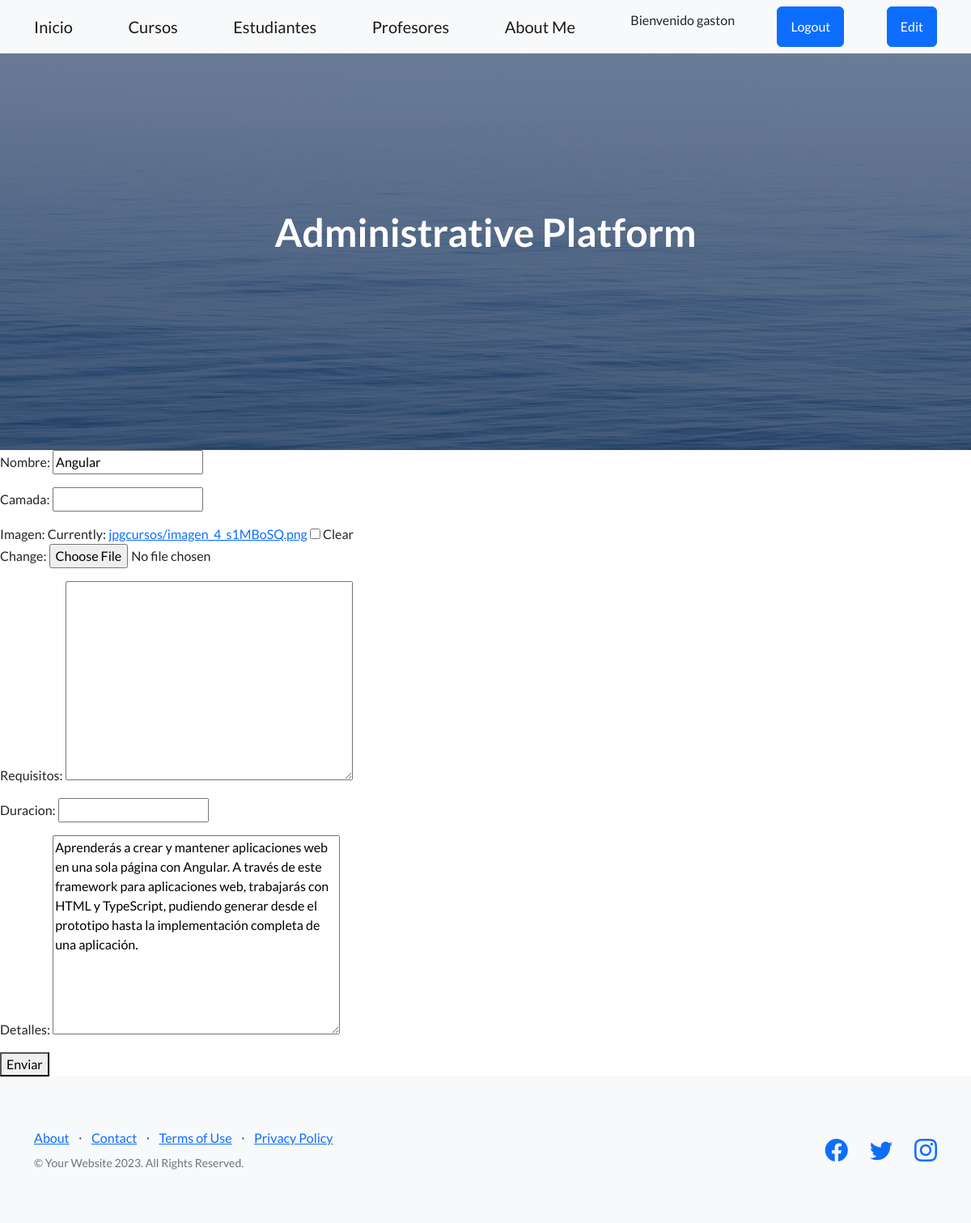
/app-coder/actualiza-curso/20 (signed in), run on the app's committed database.
### AppCoder/models.py (models this page shows, shortened)
class Curso(models.Model):
    nombre = models.CharField(max_length=50)
    camada = models.IntegerField(blank=True, null=True)
    imagen = models.ImageField(upload_to="jpgcursos/", blank=True, null=True)
    requisitos = models.TextField(blank=True, null=True)
    duracion = models.CharField(max_length=50, blank=True, null=True)
    detalles = models.TextField(blank=True, null=True)
    class Meta():
        ordering = ("nombre", "camada")

### AppCoder/views.py (the view)
# urls.py: path('actualiza-curso/<pk>', CursoUpdate.as_view(), name = "ActualizaCursos"),
@method_decorator(staff_member_required, name='dispatch')
class CursoUpdate(UpdateView):
    model = Curso
    template_name = "curso_update.html"
    fields = ("__all__")
    success_url = '/app-coder/inicio'

### AppCoder/templates/curso_update.html
{% extends 'padre.html' %}
{% block contenidoQueCambia %}
    <form action="{% url 'ActualizaCursos' curso.id %}" enctype="multipart/form-data" method="post"> {% csrf_token %}
        {{form.as_p}}
        <button type="submit">Enviar</button>
    </form>
{% endblock contenidoQueCambia %}

### AppCoder/templates/navbar.html (shortened to what this page needs)
<nav class="navbar navbar-light bg-light static-top">
    <div class="container">
        <a class="navbar-brand" href="{% url 'Inicio'%}">Inicio</a>
        <a class="navbar-brand" href="{% url 'ListadoDeCursos' %}">Cursos</a>
        <a class="navbar-brand" href="{% url 'EstudianteFormulario'%}">Estudiantes</a>
        <a class="navbar-brand" href="{% url 'ProfesorFormulario'%}">Profesores</a>
        <a class="navbar-brand" href="{% url 'AboutMe'%}">About Me</a>
        {% if user.is_authenticated %}
            <p>Bienvenido {{user.username}} </p>
            <a class="btn btn-primary" href="{% url 'Logout'%}">Logout</a>
            <a class="btn btn-primary" href="{% url 'EditarPerfil'%}">Edit</a>
        {% else %}
            <a class="btn btn-primary" href="{% url 'Login'%}">Login</a>
            <a class="btn btn-primary" href="{% url 'Registrar'%}">Sign up</a>
        {% endif %}
    </div>
</nav>

### data on the page
Curso: nombre "Angular", detalles "Aprenderás a crear y mantener aplicaciones web en una sola página con Angular. A través de este framework para aplicaciones web, trabajarás con HTML y TypeScript, pudiendo generar desde el prototipo hasta la implementación completa de una aplicación."

### other printed values
{{ user.username }} "gaston"
